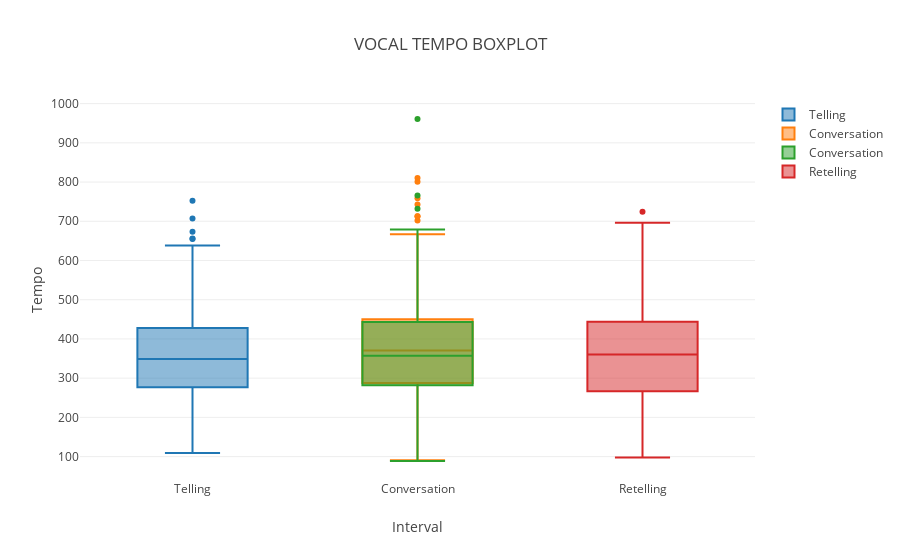
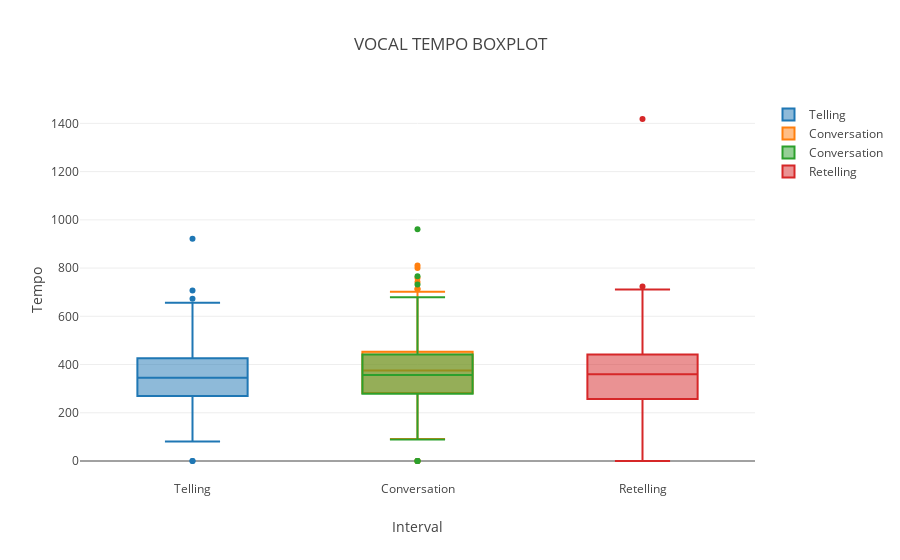

The code cell stored with these charts, in order, in its notebook:
### Code cell
#plotly
trace1 = go.Box(y=EDUgroupedN[0], name='Telling')
trace2 = go.Box(y=EDUgroupedN[1], name='Conversation')
trace3 = go.Box(y=EDUgroupedR[0], name='Conversation')
trace4 = go.Box(y=EDUgroupedR[1], name='Retelling')
#
trace5 = go.Box(y=FRGgroupedN[0], name='Telling')
trace6 = go.Box(y=FRGgroupedN[1], name='Conversation')
trace7 = go.Box(y=FRGgroupedR[0], name='Conversation')
trace8 = go.Box(y=FRGgroupedR[1], name='Retelling')
layout = dict(title='VOCAL TEMPO BOXPLOT',
              xaxis=dict(title='Interval'),
              yaxis=dict(title='Tempo'))
fig1Data = [trace1, trace2, trace3, trace4]
fig2Data = [trace5, trace6, trace7, trace8]
fig1 = dict(data=fig1Data, layout=layout)
fig2 = dict(data=fig2Data, layout=layout)
py.iplot(fig1)
py.iplot(fig2)

### Figure 1 — Plotly figure (JSON) as saved in the notebook; plotly's stock layout.template omitted (floating-point values rounded to 4 significant figures; data arrays with more than 128 entries replaced by an {"elided": "..."} marker saying what was removed)
{"data": [{"name": "Telling", "type": "box", "uid": "52e1feb5-15c3-4a50-b636-d1b01a4fce21", "y": {"elided": "486 float values"}}, {"name": "Conversation", "type": "box", "uid": "8ea8a55b-4c46-47ee-8c0b-b98830a5fcee", "y": {"elided": "627 float values"}}, {"name": "Conversation", "type": "box", "uid": "3e0072bd-73aa-442a-9eb8-c38d0ed80f9b", "y": {"elided": "437 float values"}}, {"name": "Retelling", "type": "box", "uid": "389b45b8-dc3e-47df-8da5-f859ee81e4c2", "y": {"elided": "635 float values"}}], "layout": {"title": "VOCAL TEMPO BOXPLOT", "xaxis": {"title": "Interval"}, "yaxis": {"title": "Tempo"}}}

### Figure 2 — Plotly figure (JSON) as saved in the notebook; plotly's stock layout.template omitted (floating-point values rounded to 4 significant figures; data arrays with more than 128 entries replaced by an {"elided": "..."} marker saying what was removed)
{"data": [{"name": "Telling", "type": "box", "uid": "5a1479df-a3c6-473a-bb2f-26d2a19cb64b", "y": {"elided": "576 float values"}}, {"name": "Conversation", "type": "box", "uid": "8957f6a4-61ad-4638-8132-4a5fa4d312f6", "y": {"elided": "663 float values"}}, {"name": "Conversation", "type": "box", "uid": "ea6b899a-651e-4e47-9bd5-aa4fc5fa83ac", "y": {"elided": "462 float values"}}, {"name": "Retelling", "type": "box", "uid": "2b9d2fa5-38c6-4773-87cb-32224cf749dd", "y": {"elided": "761 float values"}}], "layout": {"title": "VOCAL TEMPO BOXPLOT", "xaxis": {"title": "Interval"}, "yaxis": {"title": "Tempo"}}}
